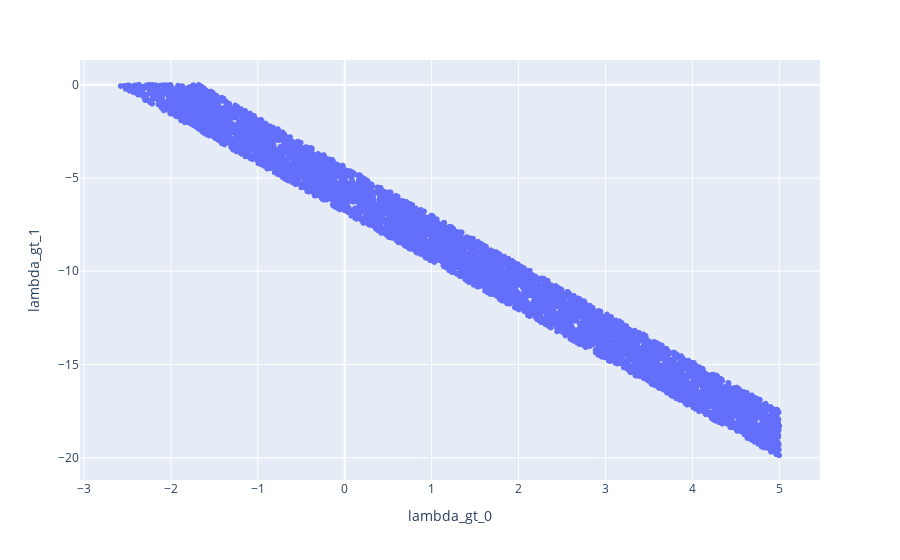

The notebook cell this image was saved under:
### Code cell
px.scatter(
    df[(~df["not_enough_points"]) & (~df["had_ve"])],
    x="lambda_gt_0",
    y="lambda_gt_1",
)

### Figure 1 — Plotly figure (JSON) as saved in the notebook; plotly's stock layout.template omitted (floating-point values rounded to 4 significant figures; data arrays with more than 128 entries replaced by an {"elided": "..."} marker saying what was removed)
{"data": [{"hovertemplate": "lambda_gt_0=%{x}<br>lambda_gt_1=%{y}<extra></extra>", "legendgroup": "", "marker": {"color": "#636efa", "symbol": "circle"}, "mode": "markers", "name": "", "showlegend": false, "type": "scattergl", "x": {"elided": "5708 float values"}, "xaxis": "x", "y": {"elided": "5708 float values"}, "yaxis": "y"}], "layout": {"autosize": true, "legend": {"tracegroupgap": 0}, "margin": {"t": 60}, "xaxis": {"anchor": "y", "autorange": true, "domain": [0, 1], "range": [-3.022, 5.445], "title": {"text": "lambda_gt_0"}, "type": "linear"}, "yaxis": {"anchor": "x", "autorange": true, "domain": [0, 1], "range": [-21.41, 1.535], "title": {"text": "lambda_gt_1"}, "type": "linear"}}}
